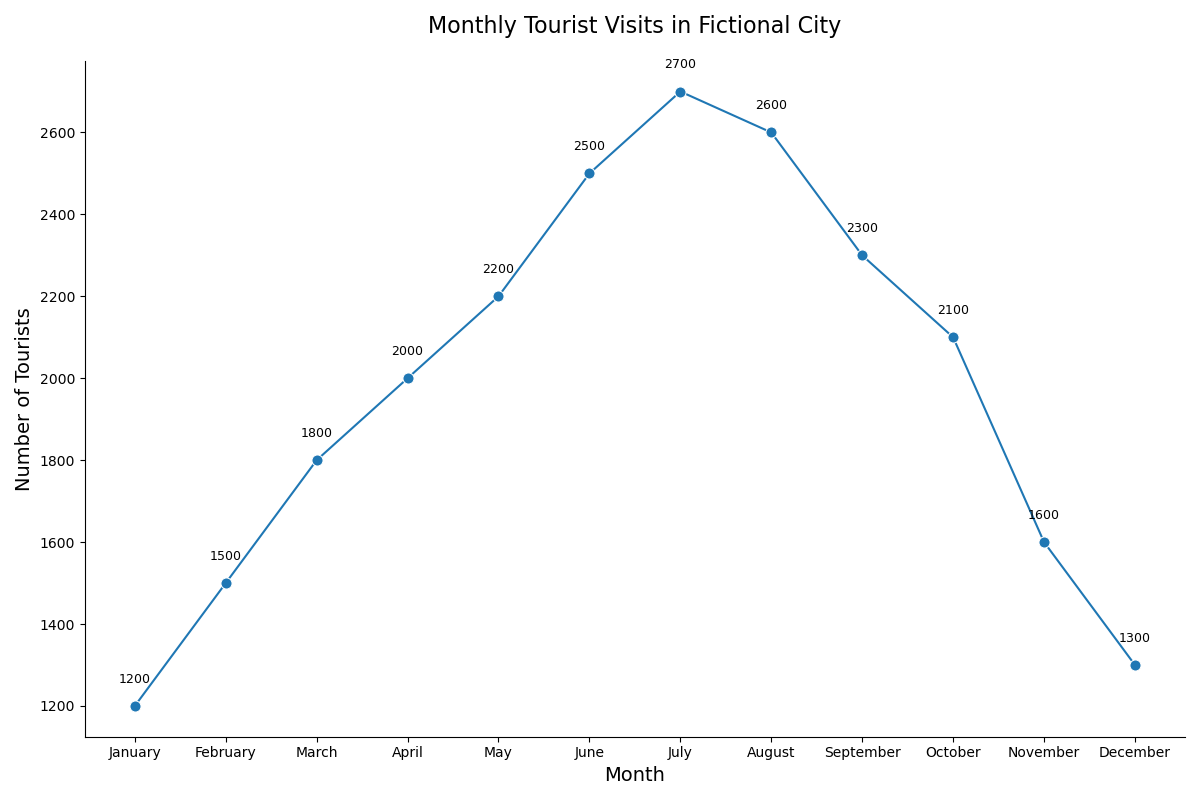

Here is the Python script that generated this plot:

import pandas as pd
import seaborn as sns
import matplotlib.pyplot as plt

# Data
data = {
    'Month': ['January', 'February', 'March', 'April', 'May', 'June',
              'July', 'August', 'September', 'October', 'November', 'December'],
    'Number_of_Tourists': [1200, 1500, 1800, 2000, 2200, 2500, 2700, 2600, 2300, 2100, 1600, 1300]
}
df = pd.DataFrame(data)

# Convert 'Month' to categorical type having an order because Seaborn sorts data by default
df['Month'] = pd.Categorical(df['Month'], categories=data['Month'], ordered=True)

# Plotting
plt.figure(figsize=(12, 8))
tourist_plot = sns.lineplot(x='Month', y='Number_of_Tourists', data=df,
                            marker='o', color='#1f77b4', markersize=8)

# Annotations
for i in range(df.shape[0]):
    plt.text(df.Month[i], df.Number_of_Tourists[i] + 50, df.Number_of_Tourists[i],
             ha='center', va='bottom', fontsize=9)

# Customizations
tourist_plot.set_title("Monthly Tourist Visits in Fictional City", fontsize=16, pad=20)
tourist_plot.set_xlabel("Month", fontsize=14)
tourist_plot.set_ylabel("Number of Tourists", fontsize=14)
sns.despine()

# Show plot
plt.tight_layout()
plt.show()
